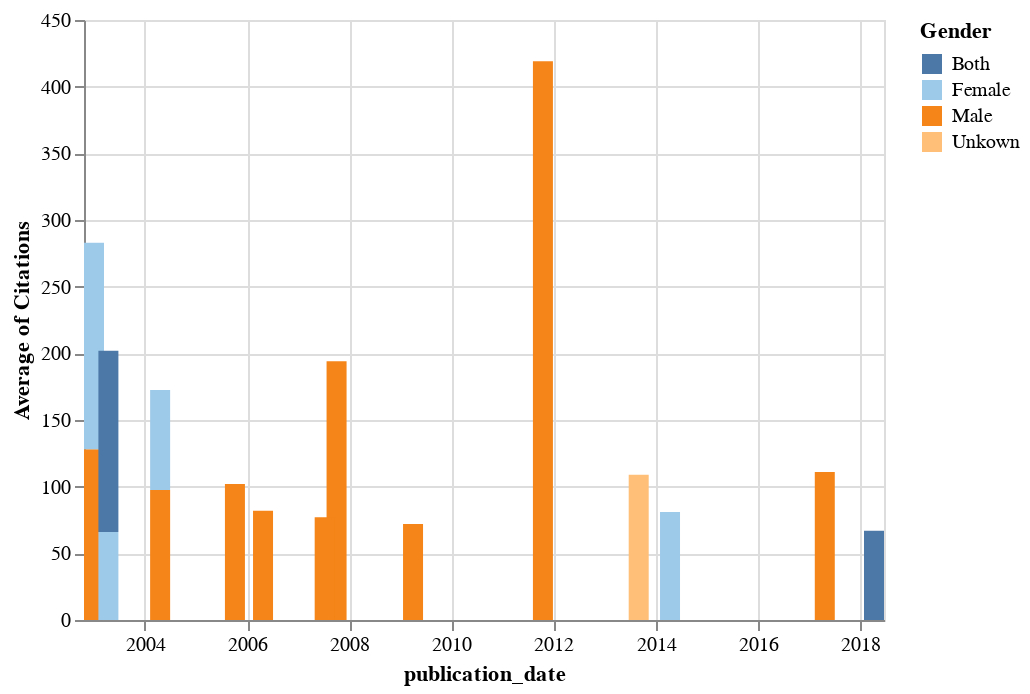

Notebook code for this chart:
### Code cell
alt.Chart(psdata_ready).mark_bar(size=10).encode(
    alt.X('publication_date:T'),
    alt.Y('average(Citations)'),
    color=alt.Color('gender:N', title='Gender', scale=alt.Scale(scheme='tableau20'))
).interactive()

### Figure 1 — Vega-Lite specification as saved in the notebook (floating-point values rounded to 4 significant figures; data arrays with more than 128 entries replaced by an {"elided": "..."} marker saying what was removed)
{"config": {"view": {"continuousWidth": 400, "continuousHeight": 300}}, "data": {"name": "data-a82109ffd3df704e5e6733ed97f67f08"}, "mark": {"type": "bar", "size": 10}, "encoding": {"color": {"type": "nominal", "field": "gender", "scale": {"scheme": "tableau20"}, "title": "Gender"}, "x": {"type": "temporal", "field": "publication_date"}, "y": {"type": "quantitative", "aggregate": "average", "field": "Citations"}}, "selection": {"selector023": {"type": "interval", "bind": "scales", "encodings": ["x", "y"]}}, "$schema": "https://vega.github.io/schema/vega-lite/v4.8.1.json", "datasets": {"data-a82109ffd3df704e5e6733ed97f67f08": {"elided": "2040 records"}}}
